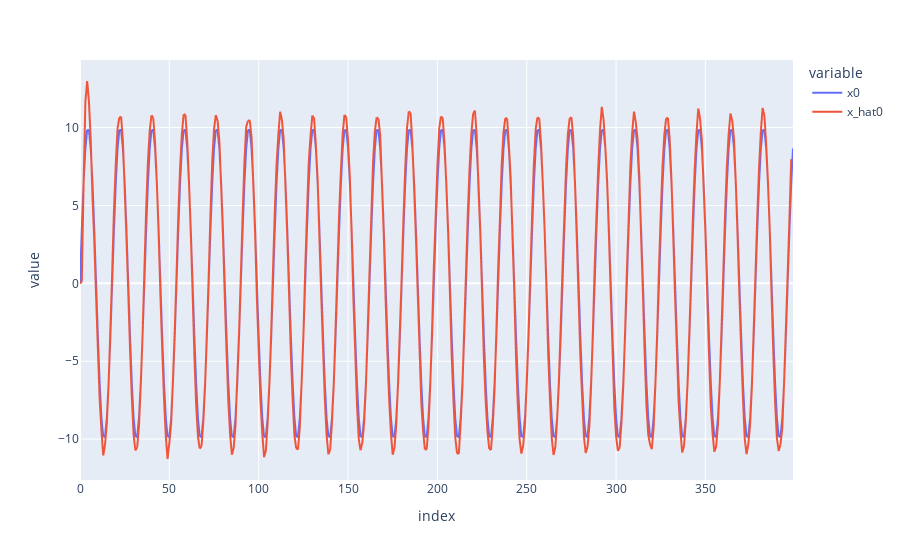

Notebook code cell kept with this figure:
### Code cell
ex.line(pd.concat((to_df(target, 'x'), to_df(pos, 'x_hat')))[['x0', 'x_hat0']])

### Figure 1 — Plotly figure (JSON) as saved in the notebook; plotly's stock layout.template omitted (floating-point values rounded to 4 significant figures; data arrays with more than 128 entries replaced by an {"elided": "..."} marker saying what was removed)
{"data": [{"hovertemplate": "variable=x0<br>index=%{x}<br>value=%{y}<extra></extra>", "legendgroup": "x0", "line": {"color": "#636efa", "dash": "solid"}, "marker": {"symbol": "circle"}, "mode": "lines", "name": "x0", "showlegend": true, "type": "scattergl", "x": {"elided": "799 int values"}, "xaxis": "x", "y": {"elided": "799 float values"}, "yaxis": "y"}, {"hovertemplate": "variable=x_hat0<br>index=%{x}<br>value=%{y}<extra></extra>", "legendgroup": "x_hat0", "line": {"color": "#EF553B", "dash": "solid"}, "marker": {"symbol": "circle"}, "mode": "lines", "name": "x_hat0", "showlegend": true, "type": "scattergl", "x": {"elided": "799 int values"}, "xaxis": "x", "y": {"elided": "799 float values"}, "yaxis": "y"}], "layout": {"autosize": true, "legend": {"title": {"text": "variable"}, "tracegroupgap": 0}, "margin": {"t": 60}, "xaxis": {"anchor": "y", "autorange": true, "domain": [0, 1], "range": [0, 399], "title": {"text": "index"}, "type": "linear"}, "yaxis": {"anchor": "x", "autorange": true, "domain": [0, 1], "range": [-12.62, 14.34], "title": {"text": "value"}, "type": "linear"}}}
